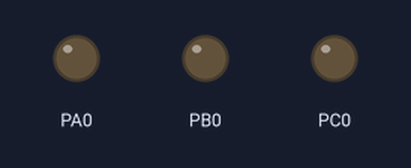
The program below on a simulated ATmega32, built with avr-gcc and emulated at 8 MHz. On the bench: output pins drawn as LEDs (lit = HIGH). At 4.5 s the program stops and its outputs stay as they are.

Above: at 0.1 s.
At 1.1 s:
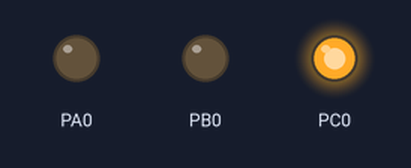
At 1.6 s:
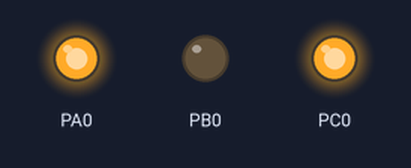
Timing chart, 0 to 3.1 s (numbered marks = the images above):
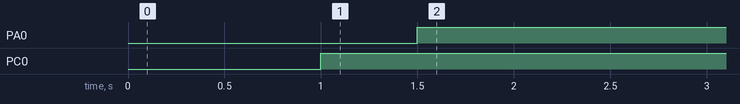

Measured:
- by itself, PA0: LOW → HIGH at 1.5 s
- by itself, PC0: LOW → HIGH at 1.0 s

The program:

main.c
```c
/*
 * main.c
 *
 * Created: 11/20/2021 2:07:58 PM
 *  Author: Mohamed Salah
 */

#include "DIO_INTERFACE.h"

#define F_CPU 8000000UL
#include <util/delay.h>
#include "STD_TYPES.h"


int main(void){
	 //DIO_voidInit();
	DIO_set_PORT_DIR(B,OUTPUT);
	DIO_set_PORT_DIR(A,OUTPUT);
	DIO_set_PORT_DIR(c,OUTPUT);
	while(1){

			//DIO_write_PORT(C,HIGH);
			//_delay_ms(500);
			DIO_write_PORT(C,0b00001111);
			_delay_ms(1000);

			DIO_write_PIN(C,0,HIGH);
			DIO_write_PIN(C,7,HIGH);DIO_write_PIN(C,6,HIGH);
			DIO_write_PORT(A,0x00110011);

			_delay_ms(500);
			DIO_write_PORT(A,HIGH);


			/*
			DIO_write_PIN(A,0,HIGH);
			_delay_ms(500);
			DIO_write_PIN(A,0,LOW);
			_delay_ms(1000);
			DIO_write_PIN(A,1,HIGH);

			_delay_ms(500);
			DIO_write_PIN(A,1,LOW);
			_delay_ms(1000);

			DIO_write_PIN(A,2,HIGH);
			_delay_ms(500);
			DIO_write_PIN(A,2,LOW);
			_delay_ms(1000);
			DIO_write_PIN(A,3,HIGH);
			_delay_ms(500);
			DIO_write_PIN(A,3,LOW);
			_delay_ms(1000);
			DIO_write_PIN(A,4,HIGH);
			_delay_ms(500);
			DIO_write_PIN(A,4,LOW);
			_delay_ms(1000);
			DIO_write_PIN(A,5,HIGH);
			_delay_ms(500);
			DIO_write_PIN(A,5,LOW);
			_delay_ms(1000);
	*/


	}

}
```

BIT_MATH.h
```c
/*
 * BIT_MATH.h
 *
 * Created: 11/20/2021 12:26:14 AM
 *  Author: Mohamed Salah
 */


#ifndef BIT_MATH_H_
#define BIT_MATH_H_

#define SET_BIT(reg,bit) reg|=(1<<bit)
#define CLR_BIT(reg,bit) reg&=(~(1<<bit))
#define TOGGLE_BIT(reg,bit) reg^=(1<<bit)
#define READ_BIT(reg,bit) ((reg&(1<<bit))>>bit)
#define IS_BIT_CLR(reg,bit) !((reg&(1<<bit))>>bit)


#endif /* BIT_MATH_H_ */
```

DIO_CONFIG.h
```c
/*
 * DIO_CONFIG.h
 *
 * Created: 11/19/2021 10:56:44 PM
 *  Author: Mohamed Salah
 */


#ifndef DIO_CONFIG_H_
#define DIO_CONFIG_H_

/*AVR PORTS*/

#define PORTA	0
#define PORTB	1
#define PORTC	2
#define PORTD	3

#define A	PORTA
#define B	PORTB
#define C	PORTC
#define	D	PORTD

#define a	PORTA
#define b	PORTB
#define c	PORTC
#define d	PORTD

/* AVR PIN number*/

#define PIN0	0
#define PIN1	1
#define PIN2	2
#define PIN3	3
#define PIN4	4
#define PIN5	5
#define PIN6	6
#define PIN7	7


/* AVR_INPUT_OUTPUT  */

#define INPUT 0
#define OUTPUT 1
#define HIGH 1
#define LOW 0
#define Connect  1
#define NotConnected 0
#define u8_Direction_input		0x00
#define u8_PinValue_LOW			0x00


#define Init_direction_default  u8_Direction_input

#define Init_PinValue_default  u8_PinValue_LOW


#endif /* DIO_CONFIG_H_ */
```

DIO_INTERFACE.h
```c
/*
 * DIO_INTERFACE.h
 *
 * Created: 11/20/2021 12:36:51 AM
 *  Author: Mohamed Salah
 */
#include "STD_TYPES.h"
#include "BIT_MATH.h"
#include "DIO_CONFIG.h"
#include "DIO_PRIVATE.h"


#ifndef DIO_INTERFACE_H_
#define DIO_INTERFACE_H_


/*	FUNCTIONS	*/

void DIO_voidInit         (void);
//******************************************* PORT **********************************

	u8 DIO_set_PORT_DIR(u8 portnum, u8 dir);

	u8 DIO_read_PORT(u8 portnum);

	u8 DIO_write_PORT(u8 portnum,u8 value);

	u8 DIO_toggle_PORT(u8 portnum);

//******************************************** PIN **********************************

	u8 DIO_setPIN_DIR(u8 portnum, u8 pinnum, u8 dir);

	u8 DIO_read_PIN(u8 portnum,u8 pinnum);

	u8 DIO_write_PIN(u8 portnum,u8 pinnum,u8 value);

	u8 DIO_toggle_PIN(u8 portnum,u8 pinnum);


#endif /* DIO_INTERFACE_H_ */
```

DIO_PRIVATE.h
```c
/*
 * DIO_PRIVATE.h
 *
 * Created: 11/19/2021 10:55:48 PM
 *  Author: Mohamed Salah
 */


#ifndef DIO_PRIVATE_H_
#define DIO_PRIVATE_H_

/*	REGESTERS	*/

/* Port A */
#define PORTA_REG  *((volatile u8*)0X3B)
#define DDRA_REG   *((volatile u8*)0X3A)
#define PINA_REG   *((volatile u8*)0X39)

/* Port B */
#define PORTB_REG  *((volatile u8*)0X38)
#define DDRB_REG   *((volatile u8*)0X37)
#define PINB_REG   *((volatile u8*)0X36)

/* Port C */
#define PORTC_REG  *((volatile u8*)0X35)
#define DDRC_REG   *((volatile u8*)0X34)
#define PINC_REG  *((volatile u8*)0X33)

/* Port D */
#define PORTD_REG  *((volatile u8*)0X32)
#define DDRD_REG   *((volatile u8*)0X31)
#define PIND_REG   *((volatile u8*)0X30)


#endif /* DIO_PRIVATE_H_ */
```

DIO_function.c
```c
/*
 * DIO_program.c
 *
 * Created: 11/20/2021 12:50:05 AM
 *  Author: Mohamed Salah
 */

#include "DIO_INTERFACE.h"

#define A	PORTA
#define B	PORTB
#define C	PORTC
#define	D	PORTD

#define a	PORTA
#define b	PORTB
#define c	PORTC
#define d	PORTD


 void DIO_voidInit(void)
 {
		DDRA_REG=Init_direction_default;
		DDRB_REG=Init_direction_default;
		DDRC_REG=Init_direction_default;
		DDRD_REG=Init_direction_default;

		PINA_REG=Init_PinValue_default;
		PINB_REG=Init_PinValue_default;
		PINC_REG=Init_PinValue_default;
		PIND_REG=Init_PinValue_default;
 }

 /************	PORT FUNCTIONS	**********/
	 u8 DIO_set_PORT_DIR(u8 portnum, u8 dir){

	 u8 Local_u8ErrorState = STD_TYPES_OK;

	 if(((portnum==PORTA)||(portnum==PORTB)||(portnum==PORTC)||(portnum==PORTD)) && ((dir==INPUT)||(dir==OUTPUT)))
 {
	 switch (portnum)
	  {
			case PORTA: DDRA_REG=dir;break;
			case PORTB: DDRB_REG=dir;break;
			case PORTC: DDRC_REG=dir;break;
			case PORTD: DDRD_REG=dir;break;
			default:Local_u8ErrorState = STD_TYPES_NOK;break;

		}

 }
	 else
	  Local_u8ErrorState = STD_TYPES_NOK;
	 return Local_u8ErrorState;
	 }


	 u8 DIO_read_PORT(u8 portnum)
	 {
		 u8 Local_u8ErrorState = STD_TYPES_OK;
        volatile u8 value=0;
		 if((portnum==PORTA)||(portnum==PORTB)||(portnum==PORTC)||(portnum==PORTD))
		 {

			switch(portnum)
			{
			case PORTA: value=PINA_REG;break;
			case PORTB: value=PINB_REG;break;
			case PORTC: value=PINC_REG;break;
			case PORTD: value=PIND_REG;break;
			default: Local_u8ErrorState = STD_TYPES_NOK;break;
			}

		 }
		 else
		  Local_u8ErrorState = STD_TYPES_NOK;
		 return value,Local_u8ErrorState;

	 }


	 u8 DIO_write_PORT(u8 portnum,u8 value)
	 {
	u8 Local_u8ErrorState = STD_TYPES_OK;

	if(((portnum==PORTA)||(portnum==PORTB)||(portnum==PORTC)||(portnum==PORTD))&&((value==HIGH)||(value==LOW)))
	{

		switch(portnum)
		{
			case PORTA: PORTA_REG=value;break;
			case PORTB: PORTB_REG=value;break;
			case PORTC: PORTC_REG=value;break;
			case PORTD: PORTD_REG=value;break;
			default: Local_u8ErrorState = STD_TYPES_NOK;break;
		}

	}
	else{
	 Local_u8ErrorState = STD_TYPES_NOK;}

	return Local_u8ErrorState;

	 }

	 u8 DIO_toggle_PORT(u8 portnum)
	 {
		 u8 Local_u8ErrorState = STD_TYPES_OK;

		 if((portnum==PORTA)||(portnum==PORTB)||(portnum==PORTC)||(portnum==PORTD))
		 {
			 switch(portnum)
			 {
				 case PORTA: PORTA_REG=~PORTA_REG;break;
				 case PORTB: PORTB_REG=~PORTB_REG;break;
				 case PORTC: PORTC_REG=~PORTC_REG;break;
				 case PORTD: PORTD_REG=~PORTD_REG;break;
				 default: Local_u8ErrorState = STD_TYPES_NOK;break;
			 }

		 }
		 else
		  Local_u8ErrorState = STD_TYPES_NOK;
		 return Local_u8ErrorState;
	 }


	 /************ PIN FUNCTIONS ************/
	u8 DIO_setPIN_DIR(u8 portnum, u8 pinnum, u8 dir)
	{
		u8 Local_u8ErrorState = STD_TYPES_OK;

		if (((portnum==PORTA)||(portnum==PORTB)||(portnum==PORTC)||(portnum==PORTD))&& (pinnum<=PIN7)&&((dir==INPUT)||(dir==OUTPUT)))
		{
			switch(portnum)
			{
			case PORTA:
			if (dir==OUTPUT){ SET_BIT(DDRA_REG,pinnum);}
			else {CLR_BIT(DDRA_REG,pinnum);}
			break;

			case PORTB:
			if (dir==OUTPUT){ SET_BIT(DDRB_REG,pinnum);}
			else {CLR_BIT(DDRB_REG,pinnum);}
			break;

			case PORTC:
			if (dir==OUTPUT){ SET_BIT(DDRC_REG,pinnum);}
			else {CLR_BIT(DDRC_REG,pinnum);}
			break;

			case PORTD:
			if (dir==OUTPUT){ SET_BIT(DDRD_REG,pinnum);}
			else {CLR_BIT(DDRD_REG,pinnum);}
			break;

			default: Local_u8ErrorState = STD_TYPES_NOK;break;
			}

		}
		else
		 Local_u8ErrorState = STD_TYPES_NOK;
		return Local_u8ErrorState;
			}

	u8 DIO_read_PIN(u8 portnum,u8 pinnum)
	{
		u8 Local_u8ErrorState = STD_TYPES_OK;
        volatile u8 value=0;
		if (((portnum==PORTA)||(portnum==PORTB)||(portnum==PORTC)||(portnum==PORTD))&& (pinnum<=PIN7))
		{


			switch(portnum)
			{
				case PORTA:	value= READ_BIT(PINA_REG,pinnum);
				break;

				case PORTB:	value= READ_BIT(PINB_REG,pinnum);
				break;

				case PORTC:	value= READ_BIT(PINC_REG,pinnum);
				break;

				case PORTD:	value= READ_BIT(PIND_REG,pinnum);
				break;

				default: Local_u8ErrorState = STD_TYPES_NOK;break;
			}

		}
		else
		 Local_u8ErrorState = STD_TYPES_NOK;
		return value,Local_u8ErrorState;
	}


	u8 DIO_write_PIN(u8 portnum,u8 pinnum,u8 value)
	{
		u8 Local_u8ErrorState = STD_TYPES_OK;

		if (((portnum==PORTA)||(portnum==PORTB)||(portnum==PORTC)||(portnum==PORTD))&& (pinnum<=PIN7)&&((value==HIGH)||(value==LOW)))
		{
			switch(portnum)
			{
				case PORTA:
				if (value==HIGH){ SET_BIT(PORTA_REG,pinnum);}
				else {CLR_BIT(PORTA_REG,pinnum);}
				break;

				case PORTB:
				if (value==HIGH){ SET_BIT(PORTB_REG,pinnum);}
				else {CLR_BIT(PORTB_REG,pinnum);}
				break;

				case PORTC:
				if (value==HIGH){ SET_BIT(PORTC_REG,pinnum);}
				else {CLR_BIT(PORTC_REG,pinnum);}
				break;

				case PORTD:
				if (value==HIGH){ SET_BIT(PORTD_REG,pinnum);}
				else {CLR_BIT(PORTD_REG,pinnum);}
				break;

				default: Local_u8ErrorState = STD_TYPES_NOK;break;
			}

		}
		else
		 Local_u8ErrorState = STD_TYPES_NOK;
		return Local_u8ErrorState;
	}

	u8 DIO_toggle_PIN(u8 portnum,u8 pinnum)
	{
		u8 Local_u8ErrorState = STD_TYPES_OK;

		if (((portnum==PORTA)||(portnum==PORTB)||(portnum==PORTC)||(portnum==PORTD))&& (pinnum<=PIN7))
		{

			switch(portnum)
			{
				case PORTA:	 TOGGLE_BIT(PORTA_REG,pinnum);
				break;

				case PORTB:	 TOGGLE_BIT(PORTB_REG,pinnum);
				break;

				case PORTC:	 TOGGLE_BIT(PORTC_REG,pinnum);
				break;

				case PORTD:	 TOGGLE_BIT(PORTD_REG,pinnum);
				break;

				default: Local_u8ErrorState = STD_TYPES_NOK;break;
			}

		}
		else
		 Local_u8ErrorState = STD_TYPES_NOK;
		return Local_u8ErrorState;
	}
```

STD_TYPES.h
```c
/*
 * STD_TYPES.h
 *
 * Created: 11/20/2021 12:25:42 AM
 *  Author: Mohamed Salah
 */


#ifndef STD_TYPES_H_
#define STD_TYPES_H_

typedef unsigned char u8;
typedef signed char s8;

typedef unsigned short u16;
typedef signed short s16;

typedef unsigned long  u32;
typedef signed long   s32;

typedef unsigned long long   u64;
typedef signed long  long    s64;

typedef float f32;
typedef double f64;

	/*ERROR FLAG*/

#define STD_TYPES_OK 1
#define STD_TYPES_NOK 0

#define NULL ((void*) 0)

#endif /* STD_TYPES_H_ */
```
